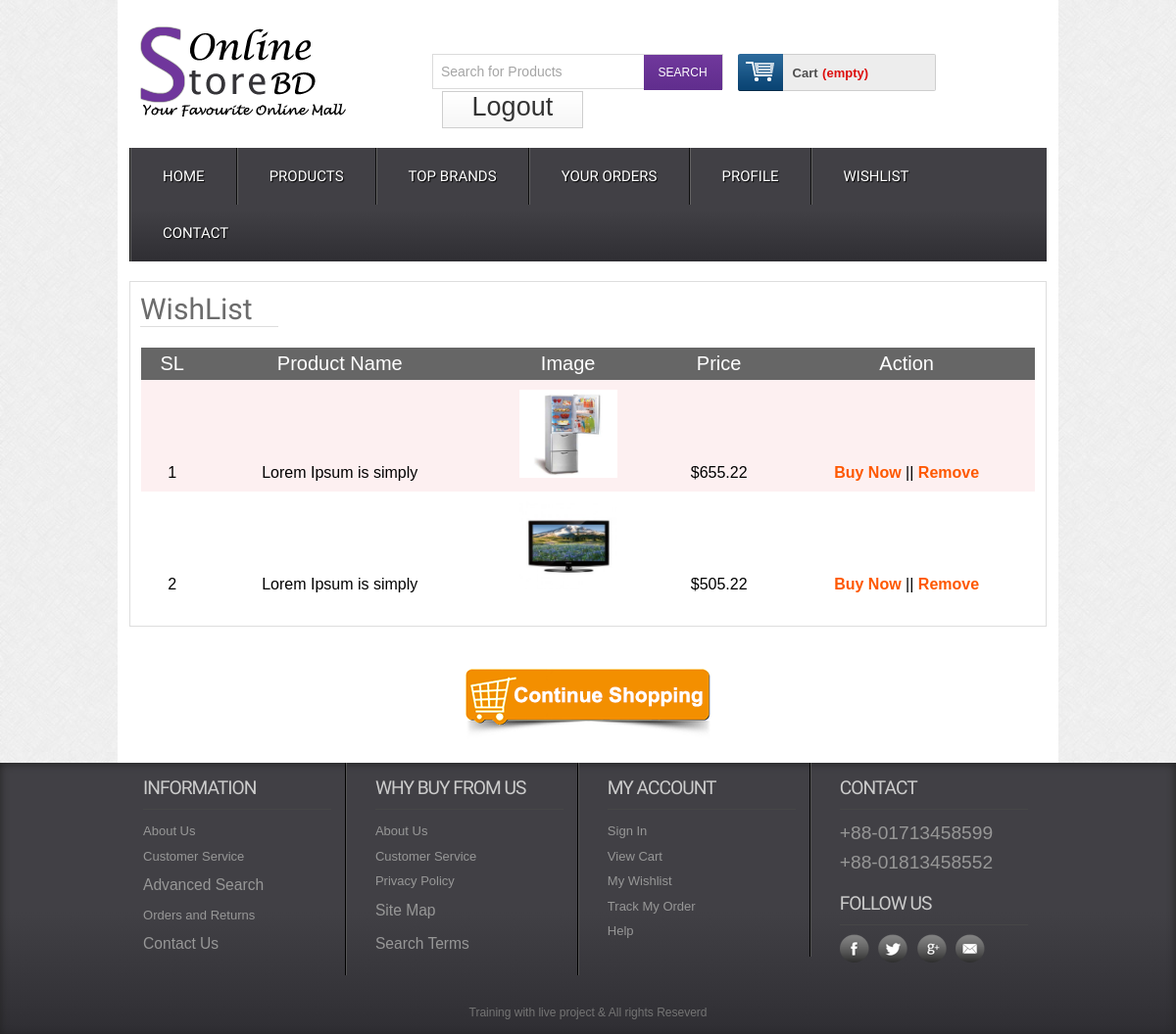
Page /wishlist.php (signed in) on the committed database.
### tables this page shows
CREATE TABLE `tbl_wlist` (
  `wlistId` int(11) NOT NULL,
  `cmrId` varchar(255) NOT NULL,
  `productId` varchar(255) NOT NULL,
  `productName` varchar(255) NOT NULL,
  `price` varchar(255) NOT NULL,
  `image` varchar(255) NOT NULL
);

### classes/Product.php (called while the page is built, shortened)
<?php
$filepath = realpath(dirname(__FILE__));
include_once ($filepath.'/../lib/Database.php');
?>
<?php
Class Product{
	private $db;
	public function __construct(){
		$this->db = new Database();
	}
	public function getWlistProduct($cmrId){
		$cmrId = mysqli_real_escape_string($this->db->link, $cmrId);
		$query = "SELECT * FROM tbl_wlist WHERE cmrId = '$cmrId'";
		$result = $this->db->select($query);
		return $result;
	}
}
?>

### lib/Database.php (called while the page is built, shortened)
<?php
class Database{
	public $host   = DB_HOST;
	public $user   = DB_USER;
	public $pass   = DB_PASS;
	public $dbname = DB_NAME;
	public $link;
	private function connectDB(){
		$this->link = new mysqli($this->host, $this->user, $this->pass, $this->dbname);
	}
	public function select($query){
		$result = $this->link->query($query) or die($this->link->error.__LINE__);
		if($result->num_rows > 0){
			return $result;
		} else{
			return false;
		}
	}
}
?>

### wishlist.php (the view, shortened to what this page needs)
<?php include'inc/header.php';?>
 <div class="main">
    <div class="content">
    	<div class="cartoption">
			<div class="cartpage">
			    	<h2>WishList</h2>
						<table class="tblone">
							<tr>
								<th>SL</th>
								<th>Product Name</th>
								<th>Image</th>
								<th>Price</th>
								<th>Action</th>
							</tr>
						<?php
							$getWlist = $pd->getWlistProduct($cmrId);
							if($getWlist){
								$i = 0;
								while($result = $getWlist->fetch_assoc()){
									$i++;
						?>
							<tr>
								<td><?php echo $i;?></td>
								<td><?php echo $result['productName'];?></td>
								<td><img style="height:90px; width:100px;" src="admin/<?php echo $result['image'];?>" alt=""/></td>
								<td>$<?php echo $result['price'];?></td>
								<td>
									<a href="details.php?proid=<?php echo $result['productId'];?>">Buy Now</a> ||
									<a onclick="return confirm('Are you sure to remove?')" href="?listid=<?php echo $result['productId'];?>">Remove</a>
								</td>
							</tr>
						<?php } } else{ header("location:index.php"); } ?>
						</table>
					</div>
					<div class="shopping">
						<div class="shopleft" style="width: 100%; margin: 0 auto;">
							<a href="index.php"> <img src="images/shop.png" alt="" /></a>
						</div>
					</div>
    	</div>
    </div>
 </div>
<?php include'inc/footer.php';?>

### css/style.css (style rules this page uses)
html,body,div,span,applet,object,iframe,h1,h2,h3,h4,h5,h6,p,blockquote,pre,a,abbr,acronym,address,big,cite,code,del,dfn,em,img,ins,kbd,q,s,samp,small,strike,strong,sub,sup,tt,var,b,u,i,dl,dt,dd,ol,nav ul,nav li,fieldset,form,label,legend,table,caption,tbody,tfoot,thead,tr,th,td,article,aside,canvas,details,embed,figure,figcaption,footer,header,hgroup,menu,nav,output,ruby,section,summary,time,mark,audio,video { margin:0;padding:0;border:0;font-size:100%;font:inherit;vertical-align:baseline; }
table { border-collapse:collapse;border-spacing:0; }
a { text-decoration:none; }
img { max-width:100%; }
body { font-family:Arial, Helvetica, sans-serif; background:url(../images/body_bg3.jpg); }
.content { padding:20px 0; background:#FFF; }
.content h2 { font-size:23px; color:#6C6C6C; font-family: 'Monda', sans-serif; }
.cartpage { border: 1px solid #ddd; overflow: hidden; padding: 10px; }
.cartpage h2 { border-bottom: 1px solid #ddd; font-size: 30px; margin-bottom: 20px; width: 141px; }
.tblone { border: 1px solid #fff; margin-bottom: 12px; width: 100%; }
.tblone th { background: #666 none repeat scroll 0 0; color: #fff; font-size: 20px; padding: 5px 8px; text-align: center; }
.tblone td { padding:10px;text-align:center; }
table.tblone tr:nth-child(2n+1) { background:#fff;height:30px; }
table.tblone tr:nth-child(2n) { background:#fdf0f1;height:30px; }
table.tblone a { color: #fe5800; font-weight: bold; text-decoration: none; }
table.tblone img { height: 20px; width: 30px; }
.shopping { margin-top: 30px; }
.shopleft, .shopleft { float: left; text-align: center; width: 610px; }
.shopleft img { outline:none }
.shopleft a,.shopright a { outline:none }

### rows in the picture
tbl_wlist: productName "Lorem Ipsum is simply", image (picture), price "655.22"
tbl_wlist: productName "Lorem Ipsum is simply", image (picture), price "505.22"
